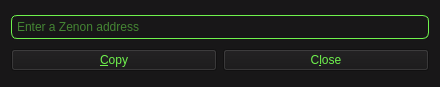
<?xml version="1.0" encoding="UTF-8"?>
<ui version="4.0">
 <class>PrivKeyPage</class>
 <widget class="QWidget" name="PrivKeyPage">
  <property name="geometry">
   <rect>
    <x>0</x>
    <y>0</y>
    <width>440</width>
    <height>87</height>
   </rect>
  </property>
  <property name="styleSheet">
   <string notr="true">background-color: #181718;</string>
  </property>
  <layout class="QVBoxLayout" name="verticalLayout">
   <item>
    <widget class="QValidatedLineEdit" name="payTo">
     <property name="toolTip">
      <string>The Zenon address to send the payment to</string>
     </property>
     <property name="styleSheet">
      <string notr="true">font-size:12px; min-height:16px; outline:0; padding:3px; border: 1px solid #6FF34D; border-radius:6px; background-color:#181718; color:#6FF34D;</string>
     </property>
     <property name="inputMask">
      <string/>
     </property>
     <property name="placeholderText">
      <string>Enter a Zenon address</string>
     </property>
    </widget>
   </item>
   <item>
    <layout class="QHBoxLayout" name="horizontalLayout">
     <item>
      <widget class="QPushButton" name="copyAddress">
       <property name="toolTip">
        <string>Copy the currently selected address to the system clipboard</string>
       </property>
       <property name="styleSheet">
        <string notr="true">color: #6FF34D;</string>
       </property>
       <property name="text">
        <string>&amp;Copy</string>
       </property>
       <property name="icon">
        <iconset resource="../Zenon.qrc">
         <normaloff>:/icons/editcopy</normaloff>:/icons/editcopy</iconset>
       </property>
       <property name="autoDefault">
        <bool>false</bool>
       </property>
      </widget>
     </item>
     <item>
      <widget class="QPushButton" name="closeButton">
       <property name="styleSheet">
        <string notr="true">color: #6FF34D;</string>
       </property>
       <property name="text">
        <string>C&amp;lose</string>
       </property>
       <property name="autoDefault">
        <bool>false</bool>
       </property>
      </widget>
     </item>
    </layout>
   </item>
  </layout>
 </widget>
 <customwidgets>
  <customwidget>
   <class>QValidatedLineEdit</class>
   <extends>QLineEdit</extends>
   <header>qvalidatedlineedit.h</header>
  </customwidget>
 </customwidgets>
 <resources>
  <include location="../Zenon.qrc"/>
 </resources>
 <connections/>
</ui>
